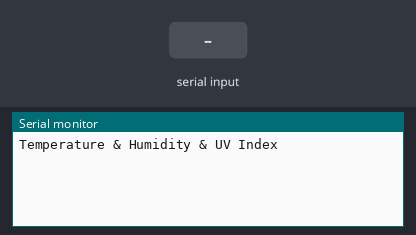
The sketch below on a simulated Arduino Uno, built with avr-gcc and run on an emulated ATmega328P. Parts: the last lines printed to the serial monitor. Inputs (shaded band) come from the test bench.

Above: at 1.2 s.
1.3 s: "<T90>" received over Serial
At 1.7 s:
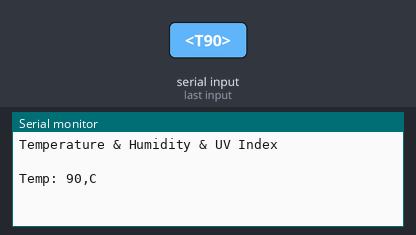
2.8 s: "<T,45>" received over Serial
At 4.0 s:
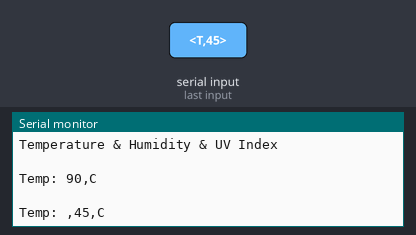
4.3 s: "<H90>" received over Serial
At 5.2 s:
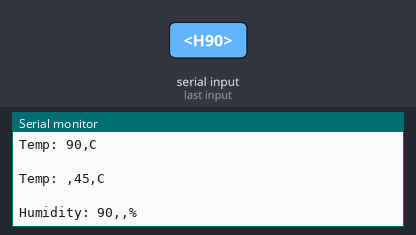
5.8 s: "<U90>" received over Serial
At 6.3 s:
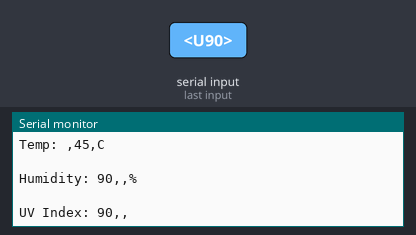

The sketch:

RX_v2.ino
```cpp
char inData[24];
byte index;
boolean started = false;
boolean ended = false;

const int ledPin = 13;

void setup()
{
  Serial.begin(115200);
  Serial.println("Temperature & Humidity & UV Index");
}

void loop()
{
  while(Serial.available() > 0)
  {
    char aChar = Serial.read();
    if(aChar == '<')
    {
      started = true;
      index = 0;
      inData[index] = '\0';
    }
    else if(aChar == '>')
    {
      ended = true;
    }
    else if(started)
    {
      inData[index] = aChar;
      index++;
      inData[index] = ',';
    }
  }

  if(started && ended)
  {
    // Use the value
    if(inData[0] == 'T')
    {
      inData[0] = ' ';
      int windVal = atoi(inData);
      Serial.println(" ");
      Serial.print("Temp:");
      Serial.print(inData);
      Serial.print("C");
      Serial.println(" ");
      //digitalWrite(ledPin, HIGH);
    }
    else if(inData[0] == 'H')
    {
      inData[0] = ' ';
      int temp = atoi(inData);
      Serial.println(" ");
      Serial.print("Humidity:");
      Serial.print(inData);
      Serial.print("%");
      Serial.println(" ");
      //digitalWrite(ledPin, HIGH);
    }
    else if(inData[0] == 'U')
    {
      inData[0] = ' ';
      int uv = atoi(inData);
      Serial.println(" ");
      Serial.print("UV Index:");
      Serial.print(inData);
      //Serial.print("%");
      Serial.println(" ");
      //digitalWrite(ledPin, HIGH);
    }

    started = false;
    ended = false;

    index = 0;
    inData[index] = '\0';

  }
  //digitalWrite(ledPin, LOW);
}
```

Measured:
- after the input at 1.3 s, the serial monitor: prints a new line at once (image 1)
- after the input at 2.8 s, the serial monitor: prints a new line at once (image 2)
- after the input at 4.3 s, the serial monitor: prints a new line at once (image 3)
- after the input at 5.8 s, the serial monitor: prints a new line at once (image 4)
